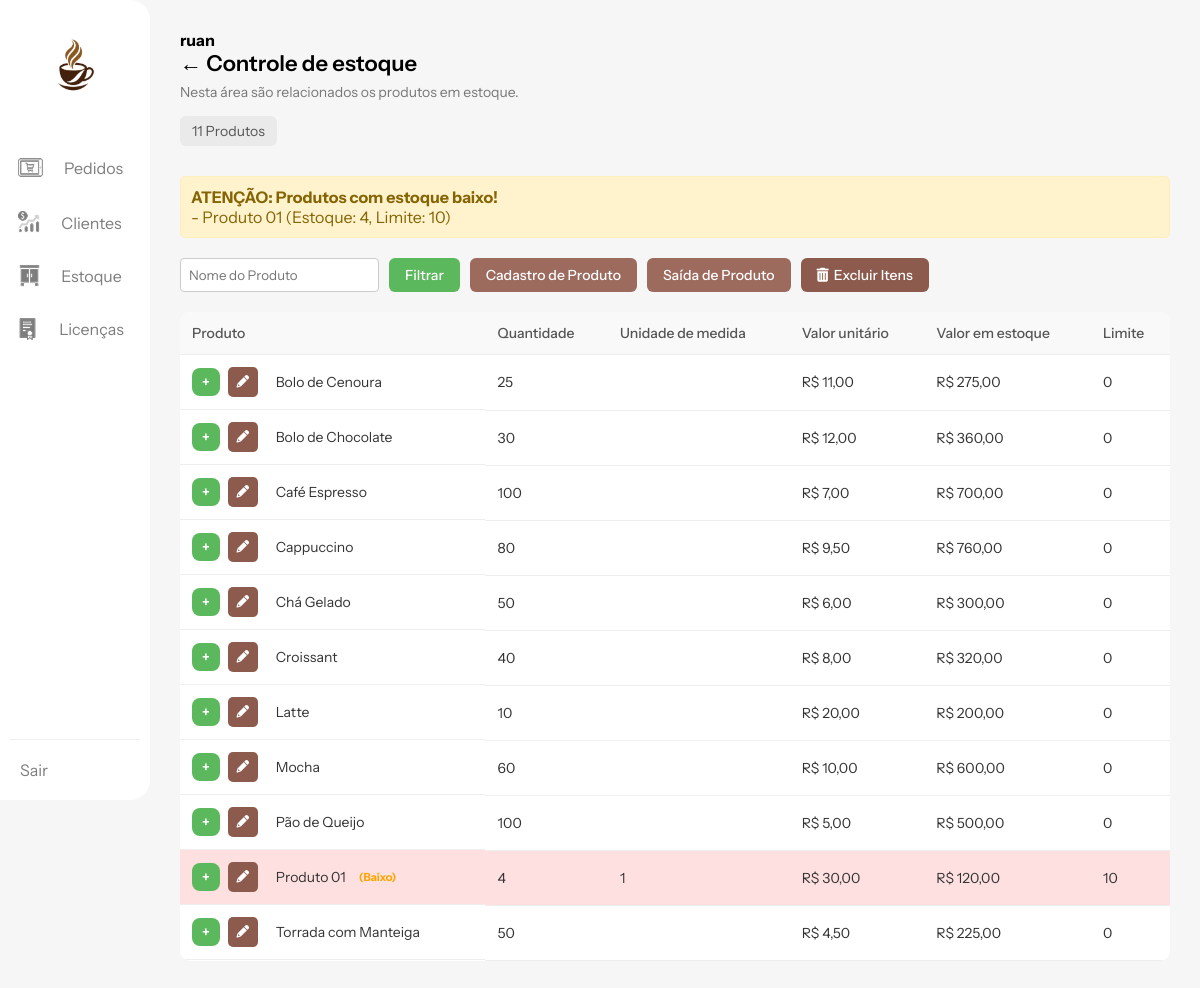
The app's page /views/estoque.php (signed in), older data.
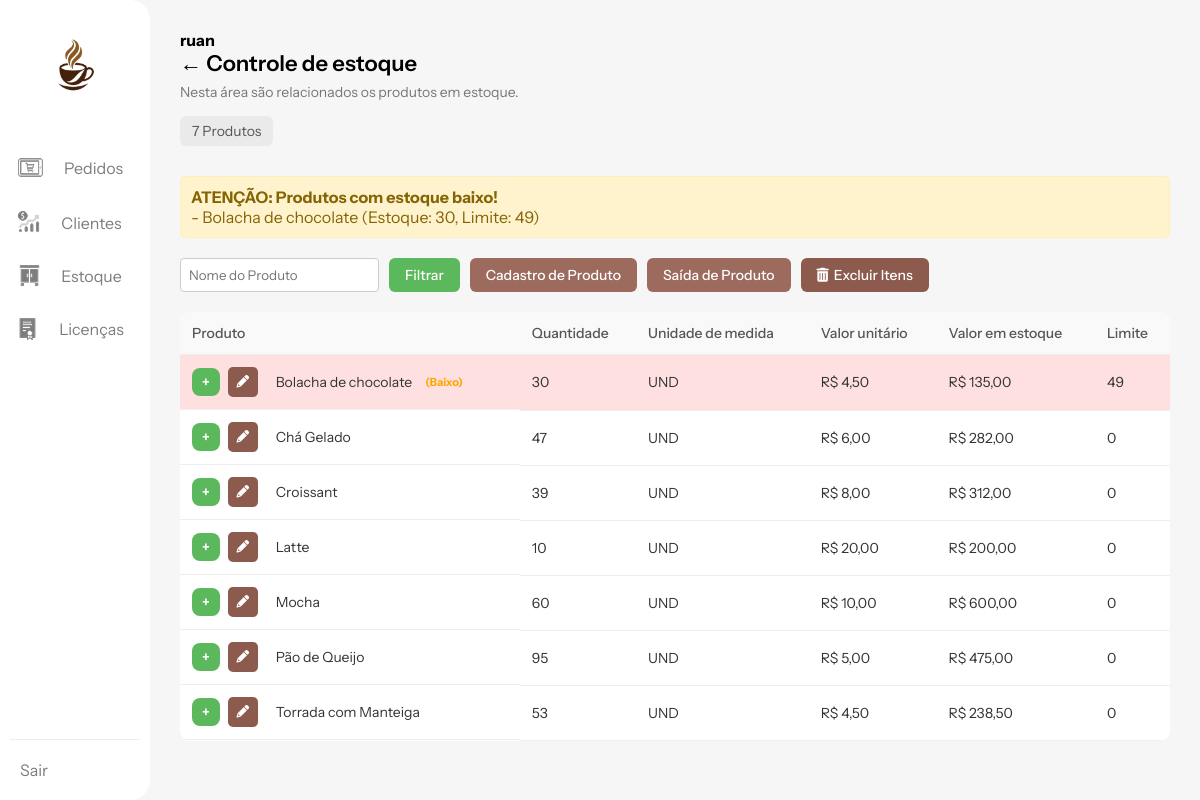
The same page, newer data.
### tables this page shows
CREATE TABLE IF NOT EXISTS `estoque` (
  `produto_id` int NOT NULL AUTO_INCREMENT,
  `nome` varchar(100) NOT NULL,
  `quantidade` int DEFAULT '0',
  `valor` decimal(10,2) NOT NULL,
  `unidade_medida` varchar(20) DEFAULT NULL,
  `limite_alerta` int DEFAULT '0',
  PRIMARY KEY (`produto_id`)
);

### views/estoque.php (the view, shortened to what this page needs)
<?php
include("../config/conexao.php");
$sql_produtos = "SELECT produto_id, nome, quantidade, unidade_medida, valor, limite_alerta FROM estoque";
$sql_produtos .= " ORDER BY nome ASC";
$stmt_produtos = $mysqli->prepare($sql_produtos);
if ($stmt_produtos === false) {
    $_SESSION['mensagem_erro'] = (isset($_SESSION['mensagem_erro']) ? $_SESSION['mensagem_erro'] . " | " : "") . "Erro ao preparar a consulta de exibição de produtos: " . $mysqli->error;
    $resultado_produtos = false;
} else {
    $stmt_produtos->execute();
    $resultado_produtos = $stmt_produtos->get_result();
}
$produtos_com_alerta = [];
$sql_alerta = "SELECT nome, quantidade, limite_alerta FROM estoque WHERE quantidade <= limite_alerta AND limite_alerta > 0 ORDER BY nome ASC";
$result_alerta = $mysqli->query($sql_alerta);
if ($result_alerta) {
    while ($alerta = $result_alerta->fetch_assoc()) {
        $produtos_com_alerta[] = $alerta;
    }
} else {
    $_SESSION['mensagem_erro'] = (isset($_SESSION['mensagem_erro']) ? $_SESSION['mensagem_erro'] . " | " : "") . "Erro ao verificar produtos com alerta: " . $mysqli->error;
}
?>
<!DOCTYPE html>
<html lang="pt-br">
<head>
    <link rel="stylesheet" href="../public/css/estoque.css">
    <link rel="stylesheet" href="https://cdnjs.cloudflare.com/ajax/libs/font-awesome/6.0.0-beta3/css/all.min.css">
</head>
<body>
    <nav>
        <a href="dashboard.php">
            <img src="../public/img/logo.png" alt="Logo Alvorada" />
        </a>
        <div class="nav-item">
            <img src="../public/icons/pedidos.png" alt="Ícone Pedidos" />
            <span>
                <a href="pedidos.php">Pedidos</a>
            </span>
        </div>
        <div class="nav-item">
            <img src="../public/icons/clientes.png" alt="Ícone Clientes" />
            <span>
                <a href="clientes.php">Clientes</a>
            </span>
        </div>
        <div class="nav-item">
            <img src="../public/icons/estoque.png" alt="Ícone Estoque" />
            <span>
                <a href="estoque.php">Estoque</a>
            </span>
        </div>
        <div class="nav-item">
            <img src="../public/icons/licenca.png" alt="Ícone Licenças" />
            <span>
                <a href="licencas.php">Licenças</a>
            </span>
        </div>
        <div class="nav-item logout">
            <span>
                <a href="../auth/logout.php">Sair</a>
            </span>
        </div>
    </nav>
    <main>
        <div class="header">
            <b><?php echo $_SESSION['nome_usuario'] ?? 'Usuário'; ?></b>
            <h1>← Controle de estoque</h1>
            <p>Nesta área são relacionados os produtos em estoque.</p>
            <div class="produtos-count">
                <?php
                $total_exibidos = ($resultado_produtos && $resultado_produtos->num_rows > 0) ? $resultado_produtos->num_rows : 0;
                echo $total_exibidos . " Produtos";
                ?>
            </div>
        </div>
        <?php if (!empty($produtos_com_alerta)): ?>
            <div style="background-color: #fff3cd; color: #856404; border: 1px solid #ffeeba; padding: 10px; border-radius: 5px; margin-bottom: 20px;">
                <strong>ATENÇÃO: Produtos com estoque baixo!</strong><br>
                <?php foreach ($produtos_com_alerta as $alerta): ?>
                    - <?php echo htmlspecialchars($alerta['nome']); ?> (Estoque: <?php echo htmlspecialchars($alerta['quantidade']); ?>, Limite: <?php echo htmlspecialchars($alerta['limite_alerta']); ?>)<br>
                <?php endforeach; ?>
            </div>
        <?php endif; ?>
        <div class="filtros">
            <form action="" method="GET" style="display: flex; gap: 10px;">
                <input type="text" name="filtro_produto" placeholder="Nome do Produto" value="<?php echo $_GET['filtro_produto'] ?? ''; ?>" style="padding: 8px; border: 1px solid #ccc; border-radius: 4px;">
                <button type="submit" name="filtrar" class="modal-button" style="background-color: #5cb85c;">Filtrar</button>
            </form>
            <button onclick="document.getElementById('cadastroProdutoModal').style.display='flex'" class="modal-button">Cadastro de Produto</button>
            <button onclick="document.getElementById('saidaProdutoModal').style.display='flex'" class="modal-button">Saída de Produto</button>
            <button id="toggle_exclusao_mode_btn" onclick="toggleExclusaoMode()" class="modal-button delete-mode-toggle"><i class="fas fa-trash-alt"></i> Excluir Itens</button>
        </div>
        <form id="form_excluir_selecionados" action="" method="POST">
            <table>
                <thead>
                    <tr>
                        <th>Produto</th>
                        <th>Quantidade</th>
                        <th>Unidade de medida</th>
                        <th>Valor unitário</th>
                        <th>Valor em estoque</th>
                        <th>Limite</th>
                    </tr>
                </thead>
                <tbody>
                    <?php
                    if ($resultado_produtos && $resultado_produtos->num_rows > 0) {
                        while ($linha = $resultado_produtos->fetch_assoc()) {
                            $valor_em_estoque = $linha['quantidade'] * $linha['valor'];
                            $alerta_limite = $linha['quantidade'] <= $linha['limite_alerta'] && $linha['limite_alerta'] > 0 ? 'background-color: #ffe0e0;' : '';
                            ?>
                            <tr style="<?php echo $alerta_limite; ?>">
                                <td class="product-actions-cell">
                                    <button type="button" onclick="openEntradaModal(<?php echo htmlspecialchars($linha['produto_id']); ?>, '<?php echo htmlspecialchars($linha['nome']); ?>')"
                                        class="modal-button plus-button" title="Adicionar Entrada">
                                        +
                                    </button>
                                    <button type="button" onclick="openEditModal(<?php echo htmlspecialchars(json_encode($linha)); ?>)"
                                        class="action-button edit-button" title="Editar Produto">
                                        <i class="fas fa-pencil-alt"></i>
                                    </button>
                                    <span style="margin-left: 10px;"><?php echo htmlspecialchars($linha['nome']); ?></span>
                                    <?php if ($linha['quantidade'] <= $linha['limite_alerta'] && $linha['limite_alerta'] > 0): ?>
                                        <span style="color: orange; font-weight: bold; margin-left: 5px; font-size: 0.8em;">(Baixo)</span>
                                    <?php endif; ?>
                                </td>
                                <td><?php echo htmlspecialchars($linha['quantidade']); ?></td>
                                <td><?php echo htmlspecialchars($linha['unidade_medida'] ?? ''); ?></td>
                                <td>R$ <?php echo number_format($linha['valor'], 2, ',', '.'); ?></td>
                                <td>R$ <?php echo number_format($valor_em_estoque, 2, ',', '.'); ?></td>
                                <td><?php echo htmlspecialchars($linha['limite_alerta']); ?></td>
                            </tr>
                            <?php
                        }
                    } else {
                        echo "<tr><td colspan='7' style='text-align:center;'>Nenhum produto encontrado.</td></tr>";
                    }
                    ?>
                </tbody>
            </table>
        </form>
    </main>
</body>
</html>

### public/css/estoque.css (style rules this page uses)
* { font-family: "Instrument Sans", sans-serif; box-sizing: border-box; margin: 0; padding: 0; }
body { margin: 0; font-family: 'Inter', sans-serif; background-color: #F6F6F6; }
nav { width: 150px; background-color: white; border-radius: 0 20px 20px 0; padding: 20px 10px; display: flex; flex-direction: column; align-items: center; gap: 30px; box-sizing: border-box; position: fixed; top: 0; left: 0; height: 100vh; z-index: 100; }
nav .nav-item a { padding: 10px; border-radius: 5px; text-decoration: none; color: #7D7D7D; transition: 0.2s ease; }
nav img { width: 100px; height: 100px; }
.nav-item { display: flex; align-items: center; gap: 10px; cursor: pointer; }
.nav-item img { width: 27px; height: 27px; }
.nav-item span { color: #7D7D7D; font-size: 16px; font-family: 'Inter', sans-serif; }
.nav-item:nth-child(3) img, .nav-item:nth-child(4) img, .nav-item:nth-child(5) img { width: 23px; height: 23px; }
main { flex: 1; padding: 30px; margin-left: 150px; }
.header { margin-bottom: 30px; }
.header h1 { font-size: 22px; font-weight: 600; margin-bottom: 6px; display: flex; align-items: center; gap: 10px; }
.header p { font-size: 14px; color: #777; margin-bottom: 10px; }
.produtos-count { background-color: #EAEAEA; display: inline-block; padding: 6px 12px; border-radius: 6px; font-size: 14px; color: #555; margin-top: 5px; }
.filtros { display: flex; gap: 10px; margin-bottom: 20px; flex-wrap: wrap; }
.filtros button { padding: 8px 16px; border-radius: 6px; border: none; background-color: #9D6A5E; color: white; font-weight: 500; cursor: pointer; transition: background-color 0.2s; display: flex; align-items: center; gap: 5px; }
.delete-mode-toggle { background-color: #8c5b4e !important; }
table { width: 100%; border-collapse: collapse; background-color: white; border-radius: 10px; overflow: hidden; }
th, td { padding: 12px; text-align: left; font-size: 14px; border-bottom: 1px solid #eee; }
th { background-color: #f9f9f9; color: #555; font-weight: 500; }
td { color: #333; }
.product-actions-cell { display: flex; align-items: center; gap: 8px; }
.plus-button { padding: 5px 10px !important; font-weight: bolder; background-color: #5cb85c !important; border-radius: 5px; height: auto !important; width: auto !important; }
.action-button.edit-button { background-color: #8c5b4e; color: white; border: none; padding: 7px; border-radius: 5px; cursor: pointer; font-size: 0.9em; transition: background-color 0.3s ease; display: flex; align-items: center; justify-content: center; width: 30px; height: 30px; }
.logout { margin-top: auto; padding-top: 20px; border-top: 1px solid #eee; width: 100%; text-align: center; }
.modal-button { padding: 10px 24px; background-color: #9d6a5e; color: white; border: none; border-radius: 8px; font-size: 14px; cursor: pointer; }

Row changes from the older to the newer data that the page shows:
removed estoque: nome "Produto 01", quantidade "4", limite_alerta "10", shows "(Baixo)", unidade_medida "1", valor "30,00", valor_em_estoque "120,00"
removed estoque: nome "Bolo de Cenoura", quantidade "25", valor "11,00", valor_em_estoque "275,00", limite_alerta "0"
removed estoque: nome "Bolo de Chocolate", quantidade "30", valor "12,00", valor_em_estoque "360,00", limite_alerta "0"
removed estoque: nome "Café Espresso", quantidade "100", valor "7,00", valor_em_estoque "700,00", limite_alerta "0"
removed estoque: nome "Cappuccino", quantidade "80", valor "9,50", valor_em_estoque "760,00", limite_alerta "0"
added estoque: nome "Bolacha de chocolate", quantidade "30", limite_alerta "49", shows "(Baixo)", unidade_medida "UND", valor "4,50", valor_em_estoque "135,00"
changed estoque "Chá Gelado": quantidade "50" → "47"; unidade_medida (not shown) → "UND"; valor_em_estoque "300,00" → "282,00"
changed estoque "Croissant": quantidade "40" → "39"; unidade_medida (not shown) → "UND"; valor_em_estoque "320,00" → "312,00"
changed estoque "Latte": unidade_medida (not shown) → "UND"
changed estoque "Mocha": unidade_medida (not shown) → "UND"
changed estoque "Pão de Queijo": quantidade "100" → "95"; unidade_medida (not shown) → "UND"; valor_em_estoque "500,00" → "475,00"
changed estoque "Torrada com Manteiga": quantidade "50" → "53"; unidade_medida (not shown) → "UND"; valor_em_estoque "225,00" → "238,50"
Text that changed along with them:
$total_exibidos: "11" → "7"
